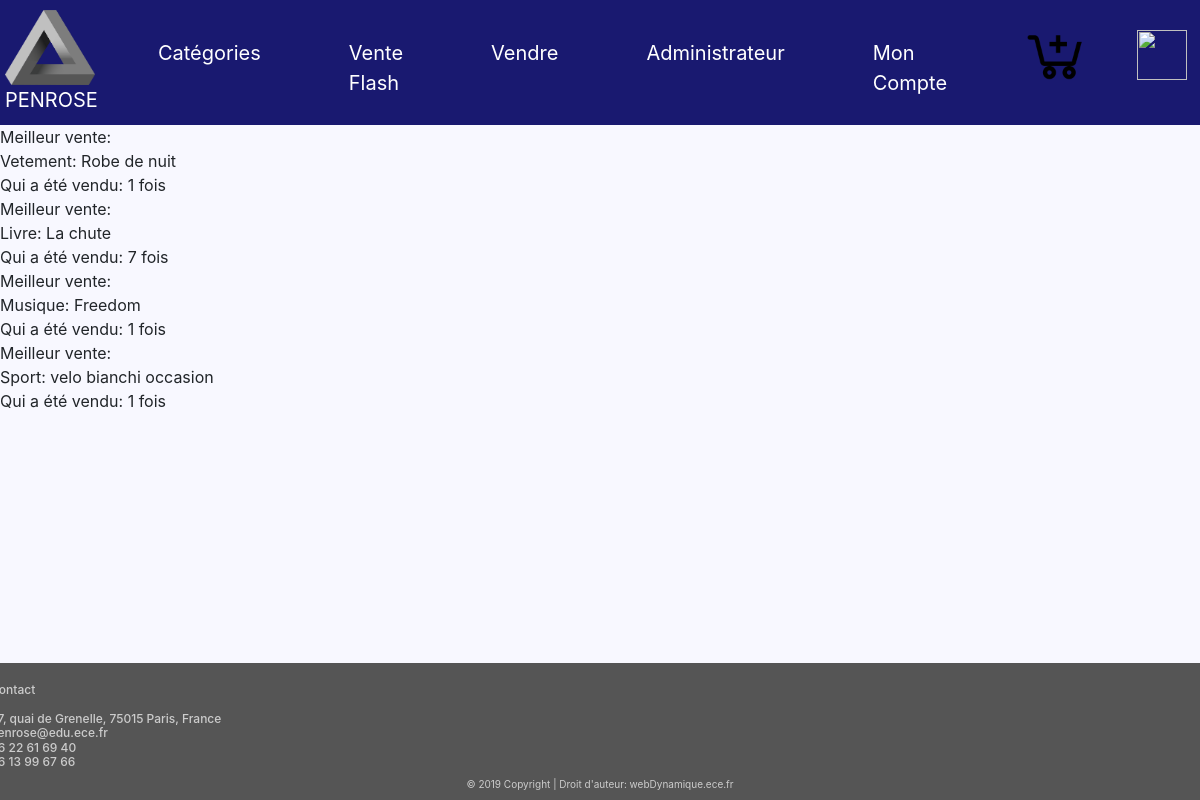
/Venteflash.php, run on the app's committed database.
### tables this page shows
CREATE TABLE IF NOT EXISTS `items` (
  `ID` int(50) NOT NULL AUTO_INCREMENT,
  `Titre` varchar(255) NOT NULL,
  `Photos` varchar(255) NOT NULL,
  `Description` varchar(1000) NOT NULL,
  `Video` varchar(255) NOT NULL,
  `Categorie` varchar(255) NOT NULL,
  `Prix` varchar(255) NOT NULL,
  `vendu` int(50) NOT NULL,
  `id_vend` int(11) NOT NULL,
  PRIMARY KEY (`ID`),
  KEY `ID` (`ID`)
);

### Venteflash.php (the view, shortened to what this page needs)
<!DOCTYPE html>
<html>
<head>
<link rel="stylesheet"
href="https://stackpath.bootstrapcdn.com/bootstrap/4.1.3/css/bootstrap.min.css">
<link rel="stylesheet" type="text/css" href="styles.css">
</head>
<body>
<nav class="navbar navbar-expand-md">
<a class="navbar-brand" href="https://sites.google.com/site/tpe44lesillusionsoptiques/info-presse-classeur/le-triangle-de-penrose"><img class="logo" src="logo.png" height='75' width='90'/><br>	PENROSE</a>
<div class="collapse navbar-collapse" id="main-navigation">
<ul class="navbar-nav">
<li class="nav-item"><a class="nav-link"
href="Categorie.php">Catégories</a></li>
<li class="nav-item"><a class="nav-link" href="Venteflash.php">Vente Flash</a></li>
<li class="nav-item"><a class="nav-link"
href="verif_vendeur.php">Vendre</a></li>
<li class="nav-item"><a class="nav-link"
href="verif_admi.php">Administrateur</a></li>
<li class="nav-item"><a class="nav-link"
href="verif_acheteur.php">Mon Compte</a></li>
<a class="navbar-brand" href="Panier.php"><img class="panier" src="panier.png" height='70' width='70'> </a>
<a class="navbar-brand" href="logout.php"><img class="deco" src="Deco.png" height='50' width='50'> </a>
</ul>
</div>
</nav>
<?php
		$database = "ece_amazon";
		$db_handle = mysqli_connect('localhost', 'root', '');
		$db_found = mysqli_select_db($db_handle, $database);
		$max1 = 0;
		$max2 = 0;
		$max3 = 0;
		$max4 = 0;
		if ($db_found)
		{
			$sql = "SELECT * FROM items WHERE Categorie='Vetements'";
			$result = mysqli_query($db_handle, $sql);
			while($data = mysqli_fetch_assoc($result))
			{
				if ($max1 <= $data['vendu'])
				{	$max1=$data['vendu']; }
			}
			$sql = "SELECT * FROM items WHERE vendu='$max1' AND Categorie='Vetements'";
			$result = mysqli_query($db_handle, $sql);
			$data = mysqli_fetch_assoc($result);
			echo "Meilleur vente: <br>";
			echo "Vetement: ".$data['Titre']. "<br>Qui a été vendu: ".$data['vendu']." fois<br>";
			$sql = "SELECT * FROM items WHERE Categorie='Livres'";
			$result = mysqli_query($db_handle, $sql);
			while($data = mysqli_fetch_assoc($result))
			{
				if ($max2 <= $data['vendu'])
				{	$max2=$data['vendu']; }
			}
			$sql = "SELECT * FROM items WHERE vendu='$max2' AND Categorie='Livres'";
			$result = mysqli_query($db_handle, $sql);
			$data = mysqli_fetch_assoc($result);
			echo "Meilleur vente: <br>";
			echo "Livre: ".$data['Titre']. "<br>Qui a été vendu: ".$data['vendu']." fois<br>";
			$sql = "SELECT * FROM items WHERE Categorie='Musiques'";
			$result = mysqli_query($db_handle, $sql);
			while($data = mysqli_fetch_assoc($result))
			{
				if ($max3 <= $data['vendu'])
				{	$max3=$data['vendu']; }
			}
			$sql = "SELECT * FROM items WHERE vendu='$max3' AND Categorie='Musiques'";
			$result = mysqli_query($db_handle, $sql);
			$data = mysqli_fetch_assoc($result);
			echo "Meilleur vente: <br>";
			echo "Musique: ".$data['Titre']. "<br>Qui a été vendu: ".$data['vendu']." fois<br>";
			$sql = "SELECT * FROM items WHERE Categorie='Sports'";
			$result = mysqli_query($db_handle, $sql);
			while($data = mysqli_fetch_assoc($result))
			{
				if ($max4 <= $data['vendu'])
				{	$max4=$data['vendu']; }
			}
			$sql = "SELECT * FROM items WHERE vendu='$max4' AND Categorie='Sports'";
			$result = mysqli_query($db_handle, $sql);
			$data = mysqli_fetch_assoc($result);
			echo "Meilleur vente: <br>";
			echo "Sport: ".$data['Titre']. "<br>Qui a été vendu: ".$data['vendu']." fois<br>";
		}
		else {echo "Database not found";}
?>
	<footer class="page-footer2">
<div class="container">
<div class="row">
<div class="col-lg-8 col-md-8 col-sm-12">
</div>
<h4 class="contact">Contact<br> <br>
37, quai de Grenelle, 75015 Paris, France <br>
penrose@edu.ece.fr <br>
06 22 61 69 40 <br>
06 13 99 67 66
</h4>
</div>
</div>
<div class="copyright">&copy; 2019 Copyright | Droit
d'auteur: webDynamique.ece.fr </div>
</footer>
</body>
</html>

### styles.css (style rules this page uses)
body { padding: 0px; margin: 0px; background: #F8F8FF; }
.navbar { background:#191970; padding: 5px; font-size: 20px; }
.logo { margin-right:0px; }
.panier { margin-left:30px; margin-top:-5px; }
.deco { margin-left:30px; margin-top:5px; }
.nav-link, .navbar-brand { color: #fff; cursor: pointer; }
.nav-link { margin-left: 1.8em !important; margin-right: 1.8em; margin-top: 0.5em !important; }
.navbar-collapse { justify-content: flex-end; }
.page-footer2 { background-color: #555; color: #ccc; padding: 20px; padding-bottom: 10px; margin-top: 250px; }
.contact { font-size: 12px; margin-left: -800px; }
.copyright { font-size:10px; text-align: center; }

### data on the page
items: Titre "Robe de nuit", vendu "1"
items: Titre "La chute", vendu "7"
items: Titre "Freedom", vendu "1"
items: Titre "velo bianchi occasion", vendu "1"
